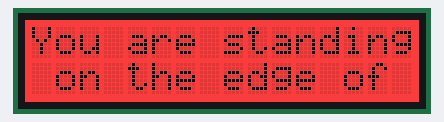
The sketch below on a simulated Arduino Uno, built with avr-gcc and run on an emulated ATmega328P. Shown: 16×2 character LCD.

Above: at 3.3 s.
At 6.0 s:
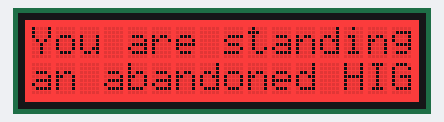
At 8.7 s:
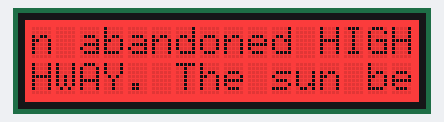
At 11.3 s:
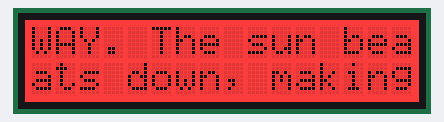
At 19.2 s:
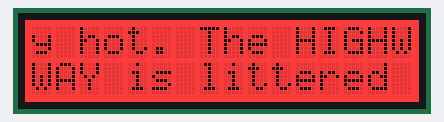
At 28.9 s:
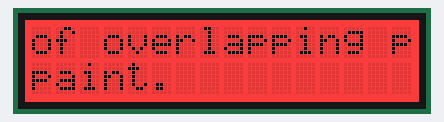

Measured:
- what the display in image 0 shows lasts 1.3 s, from 3.2 s to 4.5 s
- what the display in image 1 shows lasts 1.1 s, from 6.0 s to 7.1 s

The sketch:

20200609_Text_Functions.ino
```cpp
//Code implementing the text functions of the game
//Basic test for text wrapping, pushing button to advance

#include <Wire.h>
#include "rgb_lcd.h"

//const int BUTTON_pin = 2;
//int BUTTON_state = 0;

rgb_lcd lcd;

const int colorR = 255;
const int colorG = 0;
const int colorB = 0;

void setup() {
  Serial.begin(9600);
  Wire.begin();
  lcd.begin(16, 2);
  lcd.setRGB(colorR, colorG, colorB);
  //pinMode(BUTTON_pin, INPUT);
}

unsigned int index_Count = 0;
unsigned int char_Count = 0;
int line_Ref = 0;

String text1 = "You are standing on the edge of an abandoned HIGHWAY. The sun beats down, making you uncomfortably hot. The HIGHWAY is littered with GRAFFITI, thick with layers of overlapping paint.";
int text1_LENGTH = text1.length();

//A string that will change to keep the last line displayed in memory
String previous_Line = "";

void loop() {
  delay(100);
  //BUTTON_state = digitalRead(BUTTON_pin);
  //Serial.println(BUTTON_state);
  previous_Line = previous_Line + text1[index_Count];

  if (index_Count < text1_LENGTH) {
     if (index_Count != 0 && index_Count % 16 == 0) {
      if (line_Ref == 0) {
        //lcd.clear
        line_Ref = 1;
        char_Count = 0;
      }
      else if (line_Ref == 1) {
        //wait for the button to be pressed first
        //while (BUTTON_state == 0) {
          //Do nothing
        //}
        //if (BUTTON_state == 1) {
          delay(1000);
          lcd.clear();
          lcd.setCursor(0, 0);
          lcd.print(previous_Line);
          previous_Line = "";
          line_Ref = 1;
          char_Count = 0;
        //}
      }
      else {
      }
    }
    lcd.setCursor(char_Count, line_Ref);

    lcd.print(text1[index_Count]);
    index_Count++;
    char_Count++;
  }
}
```
